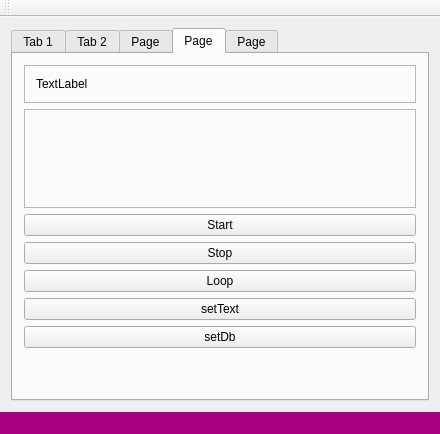
<?xml version="1.0" encoding="UTF-8"?>
<ui version="4.0">
 <class>MainWindow</class>
 <widget class="QMainWindow" name="MainWindow">
  <property name="geometry">
   <rect>
    <x>0</x>
    <y>0</y>
    <width>440</width>
    <height>434</height>
   </rect>
  </property>
  <property name="windowTitle">
   <string>MainWindow</string>
  </property>
  <widget class="QWidget" name="centralWidget">
   <layout class="QVBoxLayout" name="verticalLayout">
    <item>
     <widget class="QTabWidget" name="tabWidget">
      <property name="currentIndex">
       <number>3</number>
      </property>
      <widget class="QWidget" name="tab">
       <attribute name="title">
        <string>Tab 1</string>
       </attribute>
       <layout class="QVBoxLayout" name="verticalLayout_2">
        <item>
         <widget class="QLineEdit" name="lineEdit"/>
        </item>
        <item>
         <widget class="QLineEdit" name="lineEdit_2"/>
        </item>
        <item>
         <widget class="QPushButton" name="pushButton">
          <property name="text">
           <string>PushButton</string>
          </property>
         </widget>
        </item>
        <item>
         <widget class="QPushButton" name="pushButton_2">
          <property name="text">
           <string>Test</string>
          </property>
         </widget>
        </item>
        <item>
         <spacer name="verticalSpacer">
          <property name="orientation">
           <enum>Qt::Vertical</enum>
          </property>
          <property name="sizeHint" stdset="0">
           <size>
            <width>20</width>
            <height>347</height>
           </size>
          </property>
         </spacer>
        </item>
       </layout>
      </widget>
      <widget class="QWidget" name="tab_2">
       <attribute name="title">
        <string>Tab 2</string>
       </attribute>
       <widget class="QPushButton" name="pushButton_3">
        <property name="geometry">
         <rect>
          <x>20</x>
          <y>270</y>
          <width>101</width>
          <height>23</height>
         </rect>
        </property>
        <property name="text">
         <string>ALSA</string>
        </property>
       </widget>
       <widget class="QPushButton" name="pushButton_PlayWithAlsa">
        <property name="geometry">
         <rect>
          <x>10</x>
          <y>20</y>
          <width>201</width>
          <height>23</height>
         </rect>
        </property>
        <property name="text">
         <string>Play with Alsa</string>
        </property>
       </widget>
       <widget class="QPushButton" name="pushButton_ReadWAVHeader">
        <property name="geometry">
         <rect>
          <x>20</x>
          <y>240</y>
          <width>201</width>
          <height>23</height>
         </rect>
        </property>
        <property name="text">
         <string>Read WAV Header</string>
        </property>
       </widget>
       <widget class="QPushButton" name="pushButton_aplay">
        <property name="geometry">
         <rect>
          <x>10</x>
          <y>80</y>
          <width>80</width>
          <height>23</height>
         </rect>
        </property>
        <property name="text">
         <string>Test aplay</string>
        </property>
       </widget>
      </widget>
      <widget class="QWidget" name="tab_3">
       <attribute name="title">
        <string>Page</string>
       </attribute>
       <widget class="QFrame" name="frame">
        <property name="geometry">
         <rect>
          <x>10</x>
          <y>10</y>
          <width>401</width>
          <height>51</height>
         </rect>
        </property>
        <property name="frameShape">
         <enum>QFrame::StyledPanel</enum>
        </property>
        <property name="frameShadow">
         <enum>QFrame::Raised</enum>
        </property>
        <layout class="QHBoxLayout" name="horizontalLayout">
         <item>
          <widget class="ScrollText" name="scroll" native="true">
           <property name="minimumSize">
            <size>
             <width>200</width>
             <height>0</height>
            </size>
           </property>
           <property name="styleSheet">
            <string notr="true">background-color: rgb(170, 170, 127);</string>
           </property>
          </widget>
         </item>
        </layout>
       </widget>
       <widget class="ScrollingText" name="label">
        <property name="geometry">
         <rect>
          <x>10</x>
          <y>70</y>
          <width>391</width>
          <height>21</height>
         </rect>
        </property>
        <property name="text">
         <string>TextLabel</string>
        </property>
        <property name="yFactor" stdset="0">
         <bool>true</bool>
        </property>
       </widget>
      </widget>
      <widget class="QWidget" name="tab_4">
       <attribute name="title">
        <string>Page</string>
       </attribute>
       <layout class="QVBoxLayout" name="verticalLayout_3">
        <item>
         <widget class="QFrame" name="frame_2">
          <property name="sizePolicy">
           <sizepolicy hsizetype="Preferred" vsizetype="Preferred">
            <horstretch>0</horstretch>
            <verstretch>10</verstretch>
           </sizepolicy>
          </property>
          <property name="frameShape">
           <enum>QFrame::StyledPanel</enum>
          </property>
          <property name="frameShadow">
           <enum>QFrame::Raised</enum>
          </property>
          <layout class="QVBoxLayout" name="verticalLayout_4">
           <item>
            <widget class="DRunningText" name="dRunningText">
             <property name="text">
              <string>TextLabel</string>
             </property>
             <property name="yFactor" stdset="0">
              <bool>false</bool>
             </property>
             <property name="xFactor" stdset="0">
              <bool>false</bool>
             </property>
            </widget>
           </item>
          </layout>
         </widget>
        </item>
        <item>
         <widget class="QFrame" name="frame_3">
          <property name="sizePolicy">
           <sizepolicy hsizetype="Preferred" vsizetype="Preferred">
            <horstretch>0</horstretch>
            <verstretch>50</verstretch>
           </sizepolicy>
          </property>
          <property name="frameShape">
           <enum>QFrame::StyledPanel</enum>
          </property>
          <property name="frameShadow">
           <enum>QFrame::Raised</enum>
          </property>
         </widget>
        </item>
        <item>
         <widget class="QPushButton" name="pushButton_4">
          <property name="sizePolicy">
           <sizepolicy hsizetype="Minimum" vsizetype="Fixed">
            <horstretch>0</horstretch>
            <verstretch>0</verstretch>
           </sizepolicy>
          </property>
          <property name="minimumSize">
           <size>
            <width>0</width>
            <height>10</height>
           </size>
          </property>
          <property name="text">
           <string>Start</string>
          </property>
         </widget>
        </item>
        <item>
         <widget class="QPushButton" name="pushButton_9">
          <property name="text">
           <string>Stop</string>
          </property>
         </widget>
        </item>
        <item>
         <widget class="QPushButton" name="pushButton_5">
          <property name="text">
           <string>Loop</string>
          </property>
         </widget>
        </item>
        <item>
         <widget class="QPushButton" name="pushButton_6">
          <property name="text">
           <string>setText</string>
          </property>
         </widget>
        </item>
        <item>
         <widget class="QPushButton" name="pushButton_8">
          <property name="text">
           <string>setDb</string>
          </property>
         </widget>
        </item>
        <item>
         <spacer name="verticalSpacer_2">
          <property name="orientation">
           <enum>Qt::Vertical</enum>
          </property>
          <property name="sizeType">
           <enum>QSizePolicy::Expanding</enum>
          </property>
          <property name="sizeHint" stdset="0">
           <size>
            <width>20</width>
            <height>40</height>
           </size>
          </property>
         </spacer>
        </item>
       </layout>
      </widget>
      <widget class="QWidget" name="tab_5">
       <attribute name="title">
        <string>Page</string>
       </attribute>
       <widget class="QPushButton" name="pushButton_7">
        <property name="geometry">
         <rect>
          <x>10</x>
          <y>10</y>
          <width>80</width>
          <height>23</height>
         </rect>
        </property>
        <property name="text">
         <string>PushButton</string>
        </property>
       </widget>
       <widget class="DLabel" name="LabelXX">
        <property name="geometry">
         <rect>
          <x>10</x>
          <y>50</y>
          <width>59</width>
          <height>15</height>
         </rect>
        </property>
        <property name="text">
         <string>TextLabel</string>
        </property>
       </widget>
      </widget>
     </widget>
    </item>
   </layout>
  </widget>
  <widget class="QMenuBar" name="menuBar">
   <property name="geometry">
    <rect>
     <x>0</x>
     <y>0</y>
     <width>440</width>
     <height>20</height>
    </rect>
   </property>
  </widget>
  <widget class="QToolBar" name="mainToolBar">
   <attribute name="toolBarArea">
    <enum>TopToolBarArea</enum>
   </attribute>
   <attribute name="toolBarBreak">
    <bool>false</bool>
   </attribute>
  </widget>
  <widget class="QStatusBar" name="statusBar">
   <property name="styleSheet">
    <string notr="true">background-color: rgb(170, 0, 127);</string>
   </property>
  </widget>
 </widget>
 <layoutdefault spacing="6" margin="11"/>
 <customwidgets>
  <customwidget>
   <class>ScrollingText</class>
   <extends>QLabel</extends>
   <header>Inc/ScrollingText</header>
  </customwidget>
  <customwidget>
   <class>DRunningText</class>
   <extends>QLabel</extends>
   <header>Inc/ScrollingText</header>
  </customwidget>
  <customwidget>
   <class>ScrollText</class>
   <extends>QWidget</extends>
   <header>Inc/ScrollingText</header>
   <container>1</container>
  </customwidget>
  <customwidget>
   <class>DLabel</class>
   <extends>QLabel</extends>
   <header>Inc/Label</header>
  </customwidget>
 </customwidgets>
 <resources/>
 <connections/>
 <slots>
  <slot>coba2()</slot>
 </slots>
</ui>
